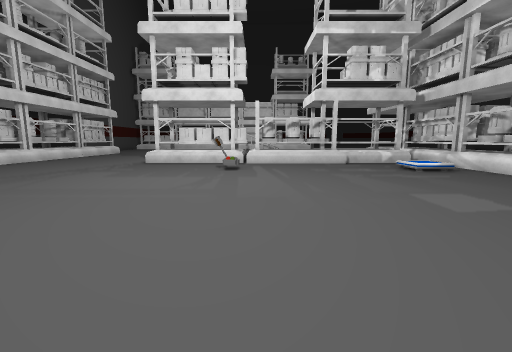
[1] (above)

24 first-person views from a walk through a 3-D level made in the Unity game engine. The camera is 1.3 m above the floor, tilts 8° down and sees 90° across. The floor is counted in squares, 1 m on a side. Each view is taken from the middle of a square. On the plan, view 1 faces up. The plan holds only what a view shows up to about 13 squares ahead; the rest is blank. The place goes on beyond the plan. Some animated figures are left out.

[2]
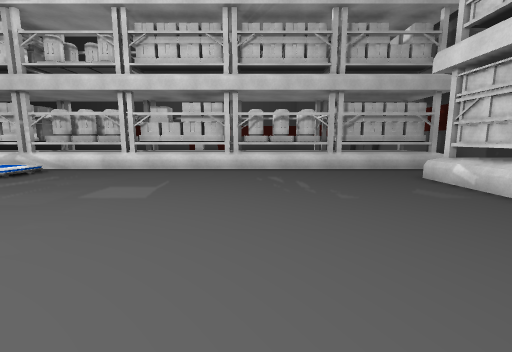

[3]
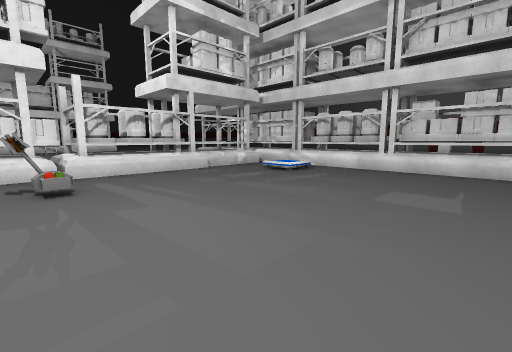

[4]
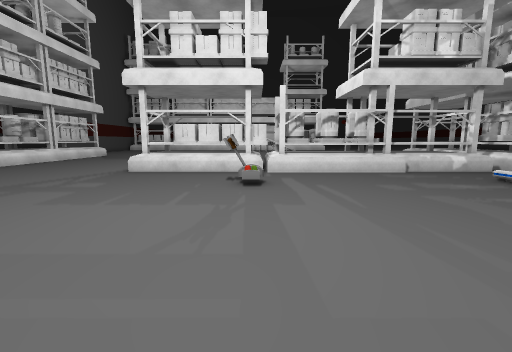

[5]
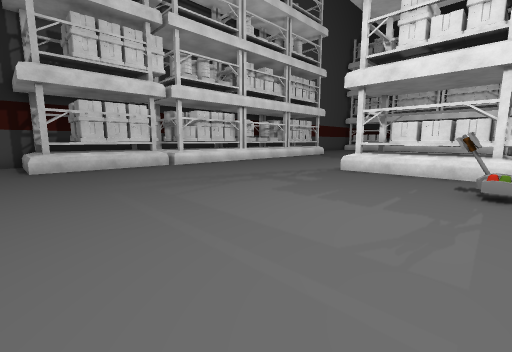

[6]
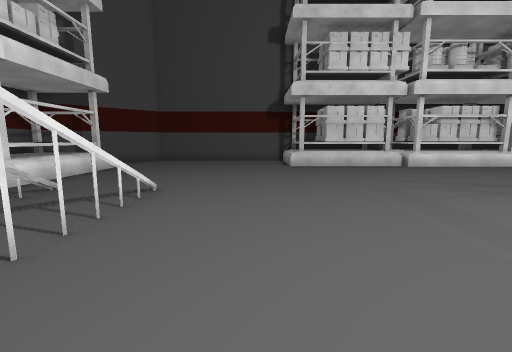

[7]
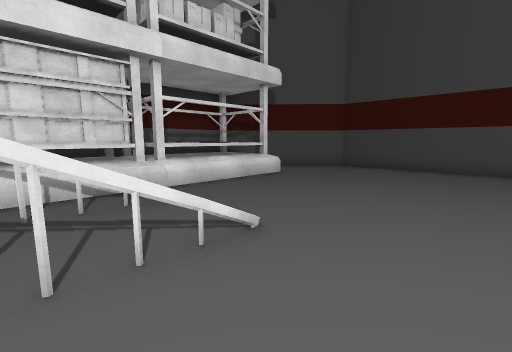

[8]
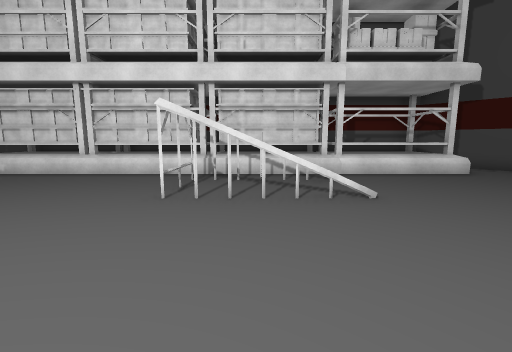

[9]
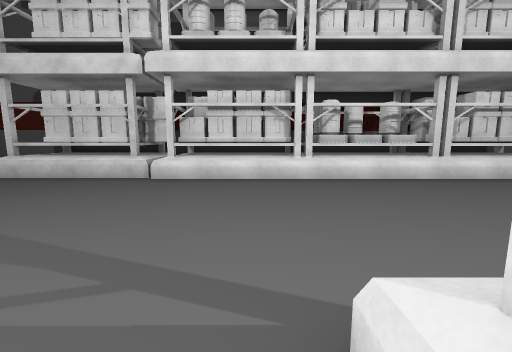

[10]
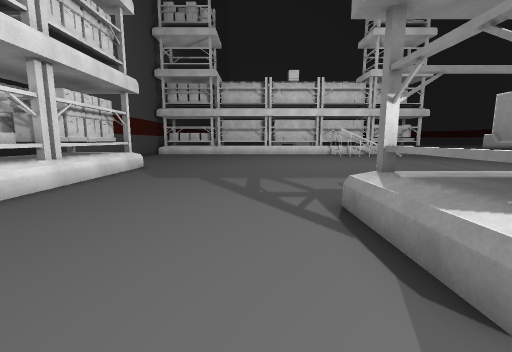

[11]
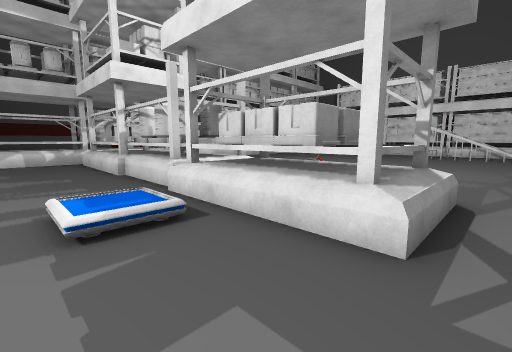

[12]
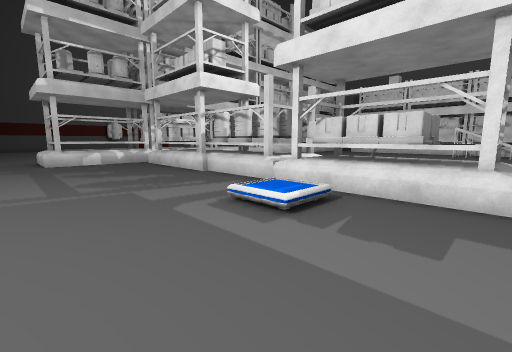

[13]
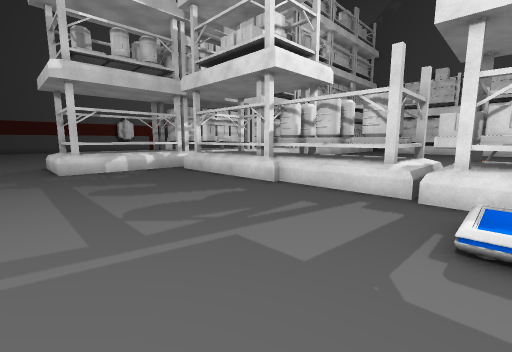

[14]
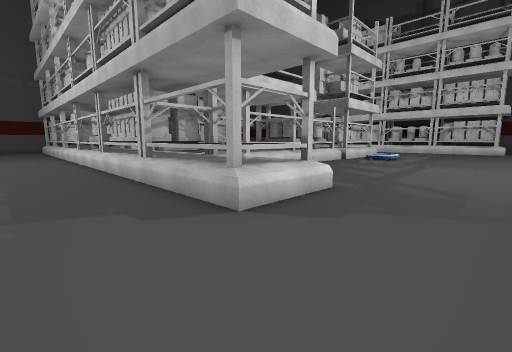

[15]
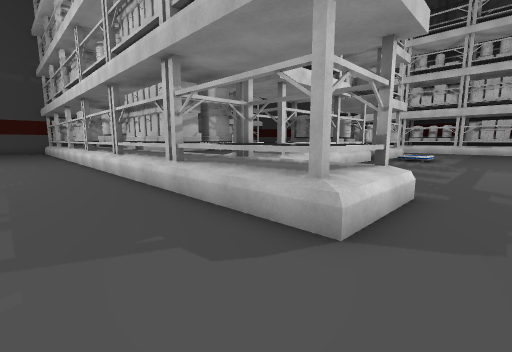

[16]
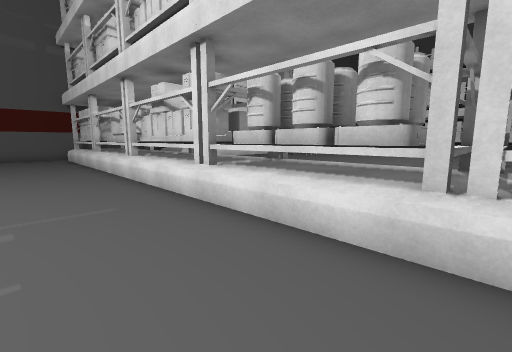

[17]
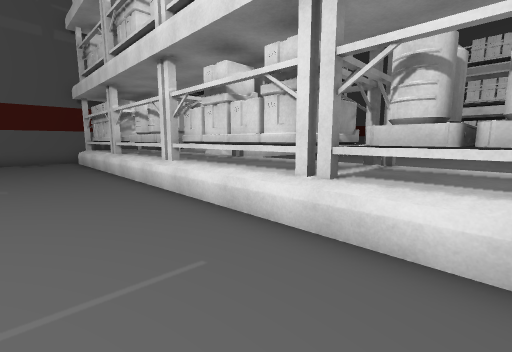

[18]
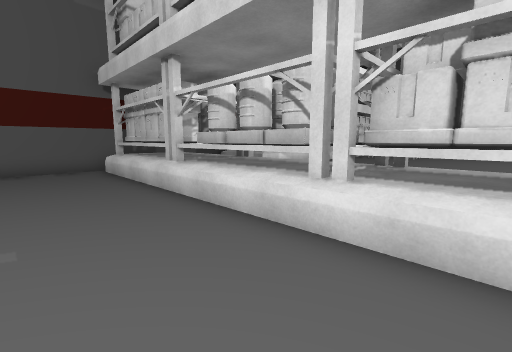

[19]
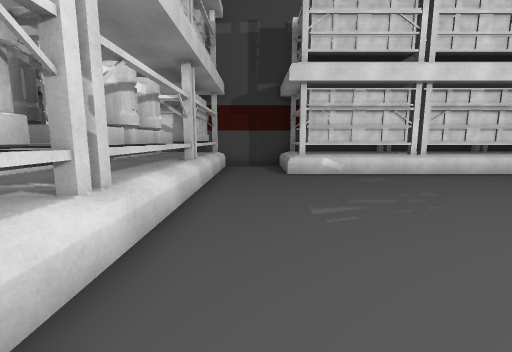

[20]
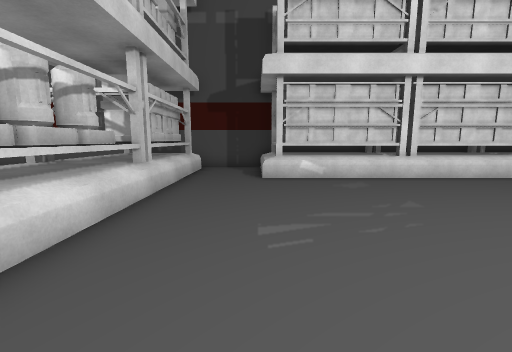

[21]
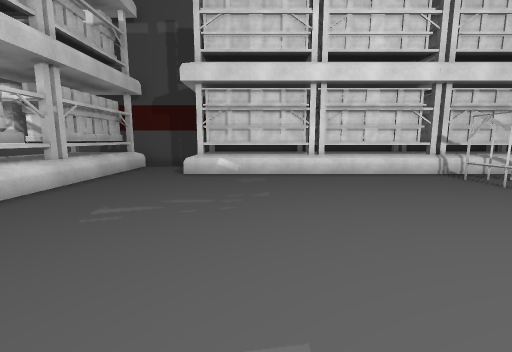

[22]
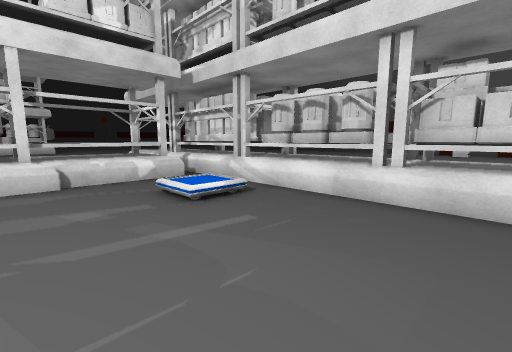

[23]
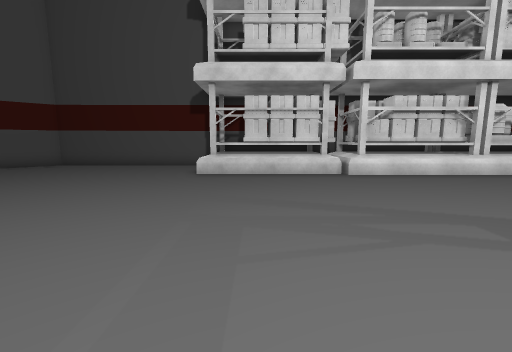

[24]
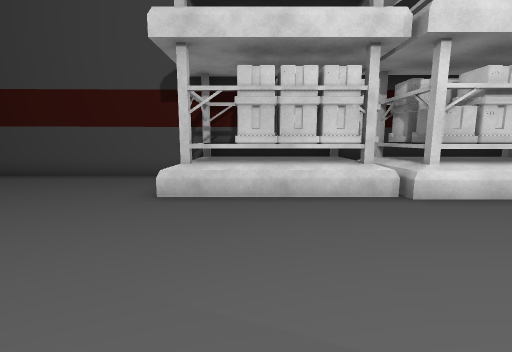

### Floor plan
Key: @ floor where view 1 was taken; # wall or solid block; . main floor; : floor 0.25 m higher than the main floor; / step, stairs or slope; v drop or lower ground; B box; S shelf; L lever; A barrel; O other object.
Columns run from 17 left of view 1 to 16 right of it. Each row starts with its distance up from view 1.
 26 #   ............................ .
 25 # BB.............................
 24 # BB..............................
 23 # BB..............................
 22 # BB.......................SSSS...
 21 #BBB.......................SSSS...
 20 #OAO..........::...........SSSS...
 19 #AAO..........//...........SSSS...
 18 #AAO.......SSSSSSSSSSSSSSSSSSSS...
 17 #AAA.......SSBBBSAAAAASSSSSBBBS...
 16 #AAO.......SSBBBBAAAAASSSSSBBBS...
 15 #  B.......SSBBBBAAAAASSSSSBBBS...
 14 #  B.............SSSSSS... BBBS...
 13 #  B.....................  BBBS...
 12 #OOB...........LL.......: .AAAS...
 11 #BBB....................::.AAAS...
 10 #BBS.......................AAAS...
  9 SOOB.......................AAAS...
  8 SOOB.......................SOOS...
  7 SOOB.......................BBBS...
  6 SSSS.......................BBBS...
  5 #SSS.......................BBBS...
  4 #..........................BBBS...
  3 #..........................SOOS...
  2 #..........................AAAS...
  1 #..........................AAAS...
  0 #.........////#..@.........AAAS...
 -1 #.........//  v............AAAS...
 -2 #.........////#............BBBS...
 -3 #..........................BBBS...
 -4 ##..SSSSSSSSSSSSSSSSSSSSS..BBBS...
 -5  ##.SSSSSSSSSSSSSSSSSSSSS..BBBS...
 -6   ##SSSSSSSSSSSSSSS SSSSS..BBBS...
 -7    #SSSSSSSSSSSSSSSSSSSSS##SSSS###

Where each view was taken, in squares from view 1:
view 1: 0 up, 0 right, facing up
view 2: 2 up, 2 left, facing right
view 3: 4 up, 2 left, facing up-right
view 4: 4 up, 1 left, facing up
view 5: 4 up, 1 left, facing up-left
view 6: 3 up, 1 left, facing left
view 7: 3 up, 5 left, facing down-left
view 8: 6 up, 5 left, facing down
view 9: 14 up, 5 left, facing left
view 10: 13 up, 8 left, facing up
view 11: 21 up, 7 left, facing down-right
view 12: 24 up, 6 left, facing down-right
view 13: 24 up, 2 left, facing down-right
view 14: 26 up, 16 right, facing down-left
view 15: 24 up, 16 right, facing down-left
view 16: 13 up, 16 right, facing down-left
view 17: 10 up, 16 right, facing down-left
view 18: 5 up, 16 right, facing down-left
view 19: 6 up, 8 right, facing down
view 20: 5 up, 7 right, facing down
view 21: 6 up, 4 right, facing down
view 22: 6 up, 4 right, facing up-right
view 23: 7 up, 4 left, facing left
view 24: 7 up, 8 left, facing left
